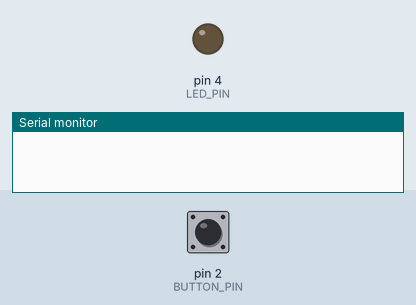
Bench run of a sketch on a simulated Arduino Uno, built with avr-gcc and run on an emulated ATmega328P. Parts: output pins drawn as LEDs (lit = HIGH), the last lines printed to the serial monitor. Inputs (shaded band) come from the test bench; at power-on: pin 2 (BUTTON_PIN) LOW.

Above: at 1.2 s.
1.3 s: pin 2 (BUTTON_PIN) pulled HIGH for 0.15 s
At 1.37 s:
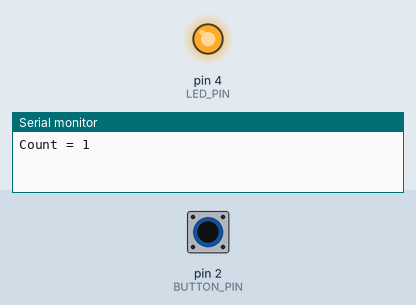
2.9 s: pin 2 (BUTTON_PIN) pulled HIGH for 3.2 s
At 6.8 s:
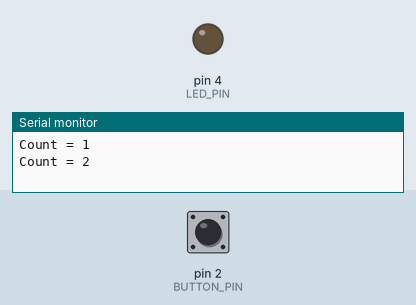
Timing chart, 0 to 8.3 s (numbered marks = the images above; inputs shaded):
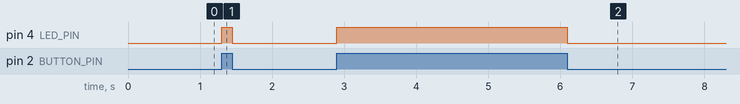

Measured:
- after the input at 1.3 s, pin 4 (LED_PIN): LOW → HIGH at once, → LOW 0.15 s later
- after the input at 2.9 s, pin 4 (LED_PIN): LOW → HIGH at once, → LOW 3.2 s later

The sketch:

step3_buttonled_naive.ino
```cpp
#define BUTTON_PIN 2
#define LED_PIN 4

int count;
bool already_pressed;

void setup() {
  pinMode(LED_PIN, OUTPUT);
  pinMode(BUTTON_PIN, INPUT);
  Serial.begin(9600);
  count = 0;
  already_pressed = false;
}

void loop() {
  int buttonState = digitalRead(BUTTON_PIN);
  if (buttonState == HIGH) {
    digitalWrite(LED_PIN, HIGH);
    //Serial.println("Pressed");
    if (!already_pressed) {
      count++;
      Serial.println(String("Count = ") + count);
      already_pressed = true;
      //delay(50);  nel caso il pulsante non sia buono, per evitare bouncing(1 click, ma varie micro oscillazioni HIGH-LOW prima di stabilizzarsi; la misura dipende dal pulsante)
    }
  } else {
    digitalWrite(LED_PIN, LOW);
    already_pressed = false;
  }
}
```
